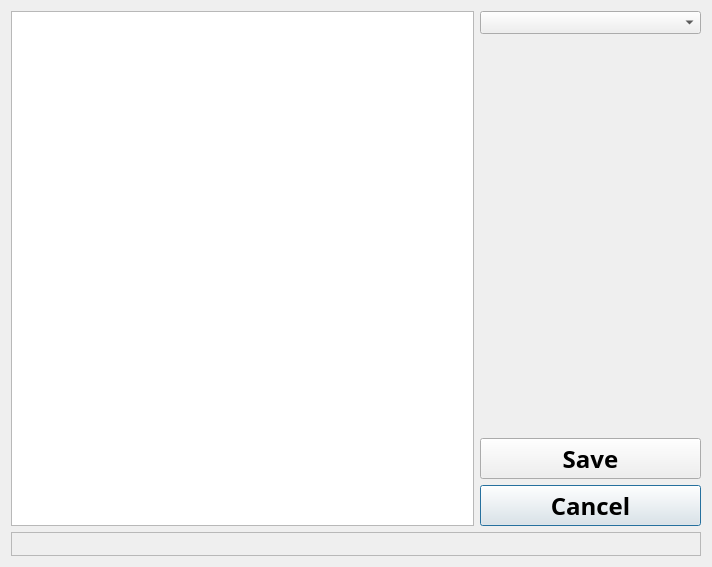
<?xml version="1.0" encoding="UTF-8"?>
<ui version="4.0">
 <class>QHTableContent</class>
 <widget class="QDialog" name="QHTableContent">
  <property name="geometry">
   <rect>
    <x>0</x>
    <y>0</y>
    <width>712</width>
    <height>567</height>
   </rect>
  </property>
  <property name="font">
   <font>
    <family>Microsoft Tai Le</family>
    <pointsize>10</pointsize>
    <weight>75</weight>
    <bold>true</bold>
   </font>
  </property>
  <property name="contextMenuPolicy">
   <enum>Qt::CustomContextMenu</enum>
  </property>
  <property name="windowTitle">
   <string>QHTableContent</string>
  </property>
  <layout class="QVBoxLayout" name="verticalLayout_2">
   <item>
    <layout class="QHBoxLayout" name="horizontalLayout">
     <item>
      <widget class="QTableView" name="customtableView">
       <property name="sizePolicy">
        <sizepolicy hsizetype="Preferred" vsizetype="Preferred">
         <horstretch>0</horstretch>
         <verstretch>0</verstretch>
        </sizepolicy>
       </property>
       <property name="minimumSize">
        <size>
         <width>463</width>
         <height>340</height>
        </size>
       </property>
       <property name="font">
        <font>
         <family>微软雅黑</family>
        </font>
       </property>
       <property name="contextMenuPolicy">
        <enum>Qt::CustomContextMenu</enum>
       </property>
       <property name="editTriggers">
        <set>QAbstractItemView::AnyKeyPressed|QAbstractItemView::DoubleClicked</set>
       </property>
       <property name="selectionMode">
        <enum>QAbstractItemView::ContiguousSelection</enum>
       </property>
       <property name="wordWrap">
        <bool>false</bool>
       </property>
       <property name="cornerButtonEnabled">
        <bool>false</bool>
       </property>
      </widget>
     </item>
     <item>
      <layout class="QVBoxLayout" name="verticalLayout">
       <item>
        <widget class="QComboBox" name="customcomboBox">
         <property name="sizePolicy">
          <sizepolicy hsizetype="MinimumExpanding" vsizetype="Fixed">
           <horstretch>0</horstretch>
           <verstretch>0</verstretch>
          </sizepolicy>
         </property>
         <property name="minimumSize">
          <size>
           <width>130</width>
           <height>0</height>
          </size>
         </property>
         <property name="maximumSize">
          <size>
           <width>230</width>
           <height>16777215</height>
          </size>
         </property>
         <property name="font">
          <font>
           <family>Arial</family>
          </font>
         </property>
        </widget>
       </item>
       <item>
        <spacer name="verticalSpacer">
         <property name="orientation">
          <enum>Qt::Vertical</enum>
         </property>
         <property name="sizeHint" stdset="0">
          <size>
           <width>20</width>
           <height>40</height>
          </size>
         </property>
        </spacer>
       </item>
       <item>
        <widget class="QPushButton" name="customsavepushButton">
         <property name="sizePolicy">
          <sizepolicy hsizetype="MinimumExpanding" vsizetype="Fixed">
           <horstretch>0</horstretch>
           <verstretch>0</verstretch>
          </sizepolicy>
         </property>
         <property name="minimumSize">
          <size>
           <width>130</width>
           <height>41</height>
          </size>
         </property>
         <property name="maximumSize">
          <size>
           <width>230</width>
           <height>41</height>
          </size>
         </property>
         <property name="font">
          <font>
           <family>Microsoft Tai Le</family>
           <pointsize>18</pointsize>
           <weight>75</weight>
           <bold>true</bold>
          </font>
         </property>
         <property name="contextMenuPolicy">
          <enum>Qt::NoContextMenu</enum>
         </property>
         <property name="text">
          <string>Save</string>
         </property>
         <property name="default">
          <bool>true</bool>
         </property>
        </widget>
       </item>
       <item>
        <widget class="QPushButton" name="customfreshpushButton">
         <property name="sizePolicy">
          <sizepolicy hsizetype="MinimumExpanding" vsizetype="Fixed">
           <horstretch>0</horstretch>
           <verstretch>0</verstretch>
          </sizepolicy>
         </property>
         <property name="minimumSize">
          <size>
           <width>130</width>
           <height>41</height>
          </size>
         </property>
         <property name="maximumSize">
          <size>
           <width>230</width>
           <height>41</height>
          </size>
         </property>
         <property name="font">
          <font>
           <family>Microsoft Tai Le</family>
           <pointsize>18</pointsize>
           <weight>75</weight>
           <bold>true</bold>
          </font>
         </property>
         <property name="contextMenuPolicy">
          <enum>Qt::NoContextMenu</enum>
         </property>
         <property name="text">
          <string>Cancel</string>
         </property>
         <property name="default">
          <bool>true</bool>
         </property>
        </widget>
       </item>
      </layout>
     </item>
    </layout>
   </item>
   <item>
    <widget class="QLabel" name="statuslabel">
     <property name="font">
      <font>
       <pointsize>12</pointsize>
      </font>
     </property>
     <property name="frameShape">
      <enum>QFrame::StyledPanel</enum>
     </property>
     <property name="text">
      <string/>
     </property>
    </widget>
   </item>
  </layout>
 </widget>
 <layoutdefault spacing="6" margin="11"/>
 <resources/>
 <connections/>
</ui>
